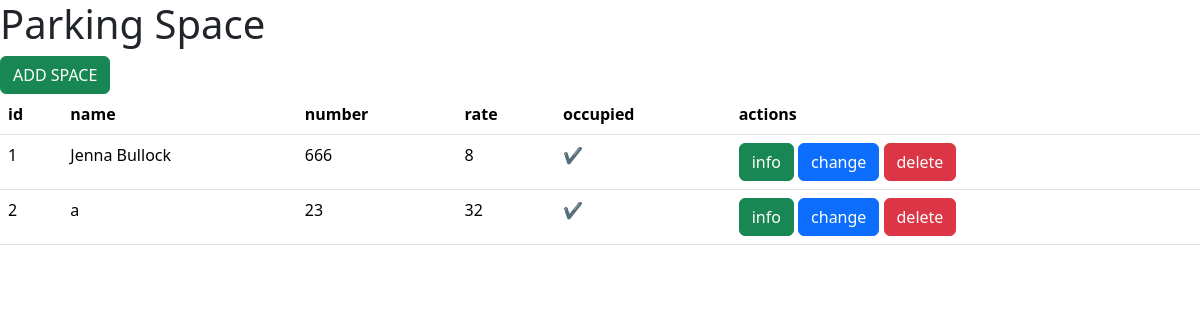
The app's page /parking/parking/ with its own data.
### Parking/models.py (models this page shows, shortened)
class ParkingSpace(models.Model):
    name = models.CharField(max_length=100)
    number = models.IntegerField(validators=(MinValueValidator(0),MaxValueValidator(10)))
    rate = models.IntegerField()
    occupied=models.BooleanField(default=False)

### Parking/views.py (the view)
# urls.py: path('parking/',ParkingSpaceView),
def ParkingSpaceView(request):
    context={}
    if request.method=="GET":
        model = ParkingSpace.objects.all()
        context={"model":model}
    return render(request,'parkingspace.html',context=context)

### templates/parkingspace.html (shortened to what this page needs)
{% extends "index.html" %}
{% block index %}
    <h1>Parking Space</h1><a href="/parking/parkingSpace/create/" class='btn btn-success'>ADD SPACE</a>
    <table class="table">
        <thead>
          <tr>
            <th scope="col">id</th>
            <th scope="col">name</th>
            <th scope="col">number</th>
            <th scope="col">rate</th>
            <th scope="col">occupied</th>
            <th scope="col">actions</th>
          </tr>
        </thead>
        <tbody>
            {% for mod in model %}
          <tr>
            <td>{{forloop.counter}}</td>
            <td>{{mod.name}}</td>
            <td>{{mod.number}}</td>
            <td>{{mod.rate}}</td>
            <td>
                {% if mod.occupied %}
                 ✔
                {%else%}
                ✘
                {% endif %}
            </td>
            <td>
                <a href="/parking/parkingSpace/info/{{mod.id}}/" class='btn btn-success'>info</a>
                <a href="/parking/parkingSpace/change/{{mod.id}}/" class='btn btn-primary'>change</a>
                <a href="/parking/parkingSpace/delete/{{mod.id}}/" class='btn btn-danger'>delete</a>
            </td>
          </tr>
          {% endfor %}
        </tbody>
      </table>
{% endblock index %}

### records on screen
ParkingSpace: name "Jenna Bullock", number "666", rate "8"
ParkingSpace: name "a", number "23", rate "32"
